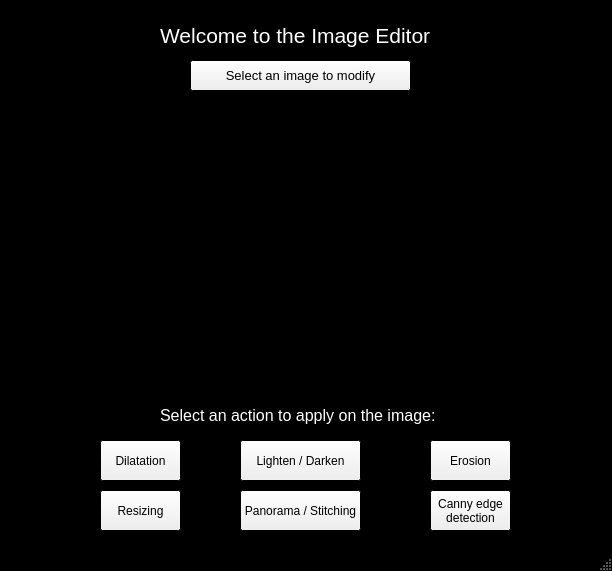
<?xml version="1.0" encoding="UTF-8"?>
<ui version="4.0">
 <class>MainWindow</class>
 <widget class="QMainWindow" name="MainWindow">
  <property name="geometry">
   <rect>
    <x>0</x>
    <y>0</y>
    <width>612</width>
    <height>571</height>
   </rect>
  </property>
  <property name="palette">
   <palette>
    <active>
     <colorrole role="Base">
      <brush brushstyle="SolidPattern">
       <color alpha="255">
        <red>255</red>
        <green>255</green>
        <blue>255</blue>
       </color>
      </brush>
     </colorrole>
     <colorrole role="Window">
      <brush brushstyle="SolidPattern">
       <color alpha="255">
        <red>0</red>
        <green>0</green>
        <blue>0</blue>
       </color>
      </brush>
     </colorrole>
    </active>
    <inactive>
     <colorrole role="Base">
      <brush brushstyle="SolidPattern">
       <color alpha="255">
        <red>255</red>
        <green>255</green>
        <blue>255</blue>
       </color>
      </brush>
     </colorrole>
     <colorrole role="Window">
      <brush brushstyle="SolidPattern">
       <color alpha="255">
        <red>0</red>
        <green>0</green>
        <blue>0</blue>
       </color>
      </brush>
     </colorrole>
    </inactive>
    <disabled>
     <colorrole role="Base">
      <brush brushstyle="SolidPattern">
       <color alpha="255">
        <red>0</red>
        <green>0</green>
        <blue>0</blue>
       </color>
      </brush>
     </colorrole>
     <colorrole role="Window">
      <brush brushstyle="SolidPattern">
       <color alpha="255">
        <red>0</red>
        <green>0</green>
        <blue>0</blue>
       </color>
      </brush>
     </colorrole>
    </disabled>
   </palette>
  </property>
  <property name="windowTitle">
   <string>MainWindow</string>
  </property>
  <property name="autoFillBackground">
   <bool>false</bool>
  </property>
  <widget class="QWidget" name="centralwidget">
   <widget class="QLabel" name="etiquetaResultado">
    <property name="geometry">
     <rect>
      <x>160</x>
      <y>20</y>
      <width>291</width>
      <height>31</height>
     </rect>
    </property>
    <property name="palette">
     <palette>
      <active>
       <colorrole role="WindowText">
        <brush brushstyle="SolidPattern">
         <color alpha="255">
          <red>255</red>
          <green>255</green>
          <blue>255</blue>
         </color>
        </brush>
       </colorrole>
      </active>
      <inactive>
       <colorrole role="WindowText">
        <brush brushstyle="SolidPattern">
         <color alpha="255">
          <red>255</red>
          <green>255</green>
          <blue>255</blue>
         </color>
        </brush>
       </colorrole>
      </inactive>
      <disabled>
       <colorrole role="WindowText">
        <brush brushstyle="SolidPattern">
         <color alpha="255">
          <red>120</red>
          <green>120</green>
          <blue>120</blue>
         </color>
        </brush>
       </colorrole>
      </disabled>
     </palette>
    </property>
    <property name="font">
     <font>
      <pointsize>16</pointsize>
     </font>
    </property>
    <property name="text">
     <string>Welcome to the Image Editor</string>
    </property>
   </widget>
   <widget class="QPushButton" name="buttonErosion">
    <property name="geometry">
     <rect>
      <x>430</x>
      <y>440</y>
      <width>81</width>
      <height>41</height>
     </rect>
    </property>
    <property name="text">
     <string>Erosion</string>
    </property>
   </widget>
   <widget class="QPushButton" name="buttonResizing">
    <property name="geometry">
     <rect>
      <x>100</x>
      <y>490</y>
      <width>81</width>
      <height>41</height>
     </rect>
    </property>
    <property name="text">
     <string>Resizing</string>
    </property>
   </widget>
   <widget class="QPushButton" name="buttonLightenDarken">
    <property name="geometry">
     <rect>
      <x>240</x>
      <y>440</y>
      <width>121</width>
      <height>41</height>
     </rect>
    </property>
    <property name="text">
     <string>Lighten / Darken</string>
    </property>
   </widget>
   <widget class="QPushButton" name="buttonPaSti">
    <property name="geometry">
     <rect>
      <x>240</x>
      <y>490</y>
      <width>121</width>
      <height>41</height>
     </rect>
    </property>
    <property name="text">
     <string>Panorama / Stitching</string>
    </property>
   </widget>
   <widget class="QPushButton" name="buttonDilatation">
    <property name="geometry">
     <rect>
      <x>100</x>
      <y>440</y>
      <width>81</width>
      <height>41</height>
     </rect>
    </property>
    <property name="text">
     <string>Dilatation</string>
    </property>
   </widget>
   <widget class="QPushButton" name="buttonCaEdge">
    <property name="geometry">
     <rect>
      <x>430</x>
      <y>490</y>
      <width>81</width>
      <height>41</height>
     </rect>
    </property>
    <property name="text">
     <string>Canny edge
detection</string>
    </property>
   </widget>
   <widget class="QLabel" name="etiquetaResultado_3">
    <property name="geometry">
     <rect>
      <x>160</x>
      <y>400</y>
      <width>291</width>
      <height>31</height>
     </rect>
    </property>
    <property name="palette">
     <palette>
      <active>
       <colorrole role="WindowText">
        <brush brushstyle="SolidPattern">
         <color alpha="255">
          <red>255</red>
          <green>255</green>
          <blue>255</blue>
         </color>
        </brush>
       </colorrole>
      </active>
      <inactive>
       <colorrole role="WindowText">
        <brush brushstyle="SolidPattern">
         <color alpha="255">
          <red>255</red>
          <green>255</green>
          <blue>255</blue>
         </color>
        </brush>
       </colorrole>
      </inactive>
      <disabled>
       <colorrole role="WindowText">
        <brush brushstyle="SolidPattern">
         <color alpha="255">
          <red>120</red>
          <green>120</green>
          <blue>120</blue>
         </color>
        </brush>
       </colorrole>
      </disabled>
     </palette>
    </property>
    <property name="font">
     <font>
      <pointsize>12</pointsize>
     </font>
    </property>
    <property name="text">
     <string>Select an action to apply on the image:</string>
    </property>
   </widget>
   <widget class="QPushButton" name="pushButton">
    <property name="geometry">
     <rect>
      <x>190</x>
      <y>60</y>
      <width>221</width>
      <height>31</height>
     </rect>
    </property>
    <property name="font">
     <font>
      <pointsize>10</pointsize>
     </font>
    </property>
    <property name="text">
     <string>Select an image to modify</string>
    </property>
   </widget>
   <widget class="QLabel" name="label">
    <property name="geometry">
     <rect>
      <x>70</x>
      <y>120</y>
      <width>481</width>
      <height>261</height>
     </rect>
    </property>
    <property name="palette">
     <palette>
      <active>
       <colorrole role="WindowText">
        <brush brushstyle="SolidPattern">
         <color alpha="255">
          <red>255</red>
          <green>255</green>
          <blue>255</blue>
         </color>
        </brush>
       </colorrole>
      </active>
      <inactive>
       <colorrole role="WindowText">
        <brush brushstyle="SolidPattern">
         <color alpha="255">
          <red>255</red>
          <green>255</green>
          <blue>255</blue>
         </color>
        </brush>
       </colorrole>
      </inactive>
      <disabled>
       <colorrole role="WindowText">
        <brush brushstyle="SolidPattern">
         <color alpha="255">
          <red>120</red>
          <green>120</green>
          <blue>120</blue>
         </color>
        </brush>
       </colorrole>
      </disabled>
     </palette>
    </property>
    <property name="text">
     <string/>
    </property>
   </widget>
  </widget>
  <widget class="QStatusBar" name="statusbar"/>
 </widget>
 <resources/>
 <connections/>
</ui>
